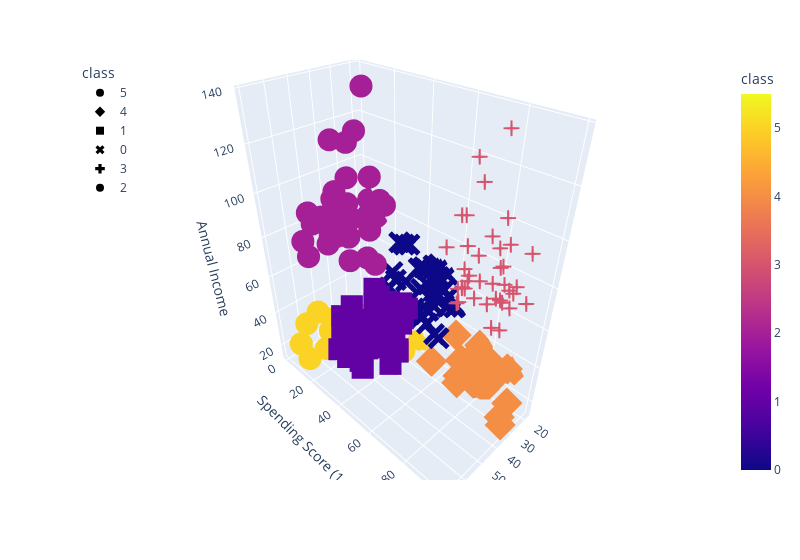

Notebook code cell kept with this figure:
### Code cell
# five clusters
df = get_clusters(6,df_shopping)
plot_3D(df,"Age","Spending Score (1-100)","Annual Income","class","class",800)

### Figure 1 — Plotly figure (JSON) as saved in the notebook; plotly's stock layout.template omitted (floating-point values rounded to 4 significant figures)
{"data": [{"hovertemplate": "class=%{marker.color}<br>Age=%{x}<br>Spending Score (1-100)=%{y}<br>Annual Income=%{z}<extra></extra>", "legendgroup": "5", "marker": {"color": [5, 5, 5, 5, 5, 5, 5, 5, 5, 5, 5, 5, 5, 5, 5, 5, 5, 5, 5, 5, 5], "coloraxis": "coloraxis", "symbol": "circle"}, "mode": "markers", "name": "5", "scene": "scene", "showlegend": true, "type": "scatter3d", "x": [19, 20, 31, 35, 64, 67, 58, 37, 35, 52, 35, 46, 54, 45, 40, 60, 53, 49, 42, 36, 49], "y": [39, 6, 40, 6, 3, 14, 15, 13, 35, 29, 35, 5, 14, 32, 31, 4, 4, 14, 17, 26, 28], "z": [15, 16, 17, 18, 19, 19, 20, 20, 21, 23, 24, 25, 28, 28, 29, 30, 33, 33, 34, 37, 39]}, {"hovertemplate": "class=%{marker.color}<br>Age=%{x}<br>Spending Score (1-100)=%{y}<br>Annual Income=%{z}<extra></extra>", "legendgroup": "4", "marker": {"color": [4, 4, 4, 4, 4, 4, 4, 4, 4, 4, 4, 4, 4, 4, 4, 4, 4, 4, 4, 4, 4, 4], "coloraxis": "coloraxis", "symbol": "diamond"}, "mode": "markers", "name": "4", "scene": "scene", "showlegend": true, "type": "scatter3d", "x": [21, 23, 22, 23, 30, 35, 24, 22, 20, 35, 25, 31, 29, 35, 23, 21, 18, 21, 30, 20, 24, 24], "y": [81, 77, 76, 94, 72, 99, 77, 79, 66, 98, 73, 73, 82, 61, 87, 73, 92, 81, 73, 75, 92, 65], "z": [15, 16, 17, 18, 19, 19, 20, 20, 21, 23, 24, 25, 28, 28, 29, 30, 33, 33, 34, 37, 38, 39]}, {"hovertemplate": "class=%{marker.color}<br>Age=%{x}<br>Spending Score (1-100)=%{y}<br>Annual Income=%{z}<extra></extra>", "legendgroup": "1", "marker": {"color": [1, 1, 1, 1, 1, 1, 1, 1, 1, 1, 1, 1, 1, 1, 1, 1, 1, 1, 1, 1, 1, 1, 1, 1, 1, 1, 1, 1, 1, 1, 1, 1, 1, 1, 1, 1, 1, 1, 1, 1, 1, 1, 1, 1, 1], "coloraxis": "coloraxis", "symbol": "square"}, "mode": "markers", "name": "1", "scene": "scene", "showlegend": true, "type": "scatter3d", "x": [65, 48, 50, 49, 59, 50, 47, 51, 69, 53, 70, 67, 54, 63, 43, 68, 70, 47, 60, 60, 59, 45, 49, 57, 67, 46, 48, 55, 50, 68, 48, 47, 48, 49, 67, 49, 66, 54, 68, 66, 65, 63, 49, 51, 50], "y": [35, 36, 55, 52, 60, 45, 41, 50, 46, 46, 56, 52, 59, 51, 50, 48, 55, 42, 49, 56, 47, 53, 42, 51, 41, 44, 46, 58, 46, 55, 49, 47, 42, 48, 59, 56, 50, 46, 43, 48, 52, 43, 59, 43, 57], "z": [38, 39, 40, 42, 43, 43, 43, 44, 44, 46, 46, 47, 47, 48, 48, 48, 49, 49, 50, 50, 54, 54, 54, 54, 54, 54, 54, 57, 58, 59, 60, 60, 61, 62, 62, 62, 63, 63, 63, 63, 63, 65, 65, 67, 67]}, {"hovertemplate": "class=%{marker.color}<br>Age=%{x}<br>Spending Score (1-100)=%{y}<br>Annual Income=%{z}<extra></extra>", "legendgroup": "0", "marker": {"color": [0, 0, 0, 0, 0, 0, 0, 0, 0, 0, 0, 0, 0, 0, 0, 0, 0, 0, 0, 0, 0, 0, 0, 0, 0, 0, 0, 0, 0, 0, 0, 0, 0, 0, 0, 0, 0, 0], "coloraxis": "coloraxis", "symbol": "x"}, "mode": "markers", "name": "0", "scene": "scene", "showlegend": true, "type": "scatter3d", "x": [31, 27, 29, 31, 33, 31, 27, 19, 18, 19, 32, 26, 40, 23, 38, 21, 22, 34, 18, 40, 32, 24, 27, 20, 23, 26, 21, 19, 38, 19, 18, 19, 27, 38, 40, 23, 25, 28], "y": [61, 47, 42, 42, 60, 54, 51, 55, 59, 59, 47, 54, 48, 52, 55, 57, 55, 60, 41, 40, 42, 52, 50, 49, 41, 55, 42, 54, 42, 46, 48, 50, 56, 40, 58, 29, 34, 40], "z": [39, 40, 40, 40, 42, 43, 46, 46, 48, 48, 48, 54, 54, 54, 54, 54, 57, 58, 59, 60, 60, 60, 60, 61, 62, 62, 62, 63, 64, 64, 65, 65, 67, 67, 69, 70, 72, 76]}, {"hovertemplate": "class=%{marker.color}<br>Age=%{x}<br>Spending Score (1-100)=%{y}<br>Annual Income=%{z}<extra></extra>", "legendgroup": "3", "marker": {"color": [3, 3, 3, 3, 3, 3, 3, 3, 3, 3, 3, 3, 3, 3, 3, 3, 3, 3, 3, 3, 3, 3, 3, 3, 3, 3, 3, 3, 3, 3, 3, 3, 3, 3, 3, 3, 3, 3, 3], "coloraxis": "coloraxis", "symbol": "cross"}, "mode": "markers", "name": "3", "scene": "scene", "showlegend": true, "type": "scatter3d", "x": [39, 31, 40, 38, 39, 31, 29, 32, 35, 32, 32, 28, 32, 34, 39, 38, 27, 30, 30, 29, 31, 36, 33, 32, 28, 36, 30, 27, 35, 32, 29, 30, 28, 36, 32, 38, 35, 32, 30], "y": [91, 77, 95, 75, 75, 71, 88, 73, 72, 93, 87, 97, 74, 90, 88, 76, 89, 78, 73, 83, 93, 75, 95, 63, 75, 92, 86, 69, 90, 86, 88, 97, 68, 85, 69, 91, 79, 74, 83], "z": [69, 70, 71, 71, 71, 72, 73, 73, 74, 75, 76, 77, 77, 78, 78, 78, 78, 78, 78, 79, 81, 85, 86, 87, 87, 87, 88, 88, 93, 97, 98, 99, 101, 103, 103, 113, 120, 126, 137]}, {"hovertemplate": "class=%{marker.color}<br>Age=%{x}<br>Spending Score (1-100)=%{y}<br>Annual Income=%{z}<extra></extra>", "legendgroup": "2", "marker": {"color": [2, 2, 2, 2, 2, 2, 2, 2, 2, 2, 2, 2, 2, 2, 2, 2, 2, 2, 2, 2, 2, 2, 2, 2, 2, 2, 2, 2, 2, 2, 2, 2, 2, 2, 2], "coloraxis": "coloraxis", "symbol": "circle"}, "mode": "markers", "name": "2", "scene": "scene", "showlegend": true, "type": "scatter3d", "x": [43, 59, 47, 20, 44, 19, 57, 25, 48, 34, 43, 44, 47, 37, 34, 56, 19, 50, 42, 36, 40, 36, 52, 58, 59, 37, 46, 41, 54, 41, 34, 33, 47, 45, 32], "y": [35, 11, 9, 5, 7, 10, 5, 12, 36, 22, 17, 20, 16, 1, 1, 35, 5, 26, 20, 27, 13, 10, 13, 15, 14, 32, 15, 39, 24, 17, 23, 8, 16, 28, 18], "z": [71, 71, 71, 73, 73, 74, 75, 77, 77, 78, 78, 78, 78, 78, 78, 79, 81, 85, 86, 87, 87, 87, 88, 88, 93, 97, 98, 99, 101, 103, 103, 113, 120, 126, 137]}], "layout": {"coloraxis": {"colorbar": {"title": {"text": "class"}}, "colorscale": [[0, "#0d0887"], [0.1111, "#46039f"], [0.2222, "#7201a8"], [0.3333, "#9c179e"], [0.4444, "#bd3786"], [0.5556, "#d8576b"], [0.6667, "#ed7953"], [0.7778, "#fb9f3a"], [0.8889, "#fdca26"], [1, "#f0f921"]]}, "legend": {"title": {"text": "class"}, "tracegroupgap": 0, "x": 0, "y": 1}, "margin": {"t": 60}, "scene": {"domain": {"x": [0, 1], "y": [0, 1]}, "xaxis": {"title": {"text": "Age"}}, "yaxis": {"title": {"text": "Spending Score (1-100)"}}, "zaxis": {"title": {"text": "Annual Income"}}}, "width": 800}}
